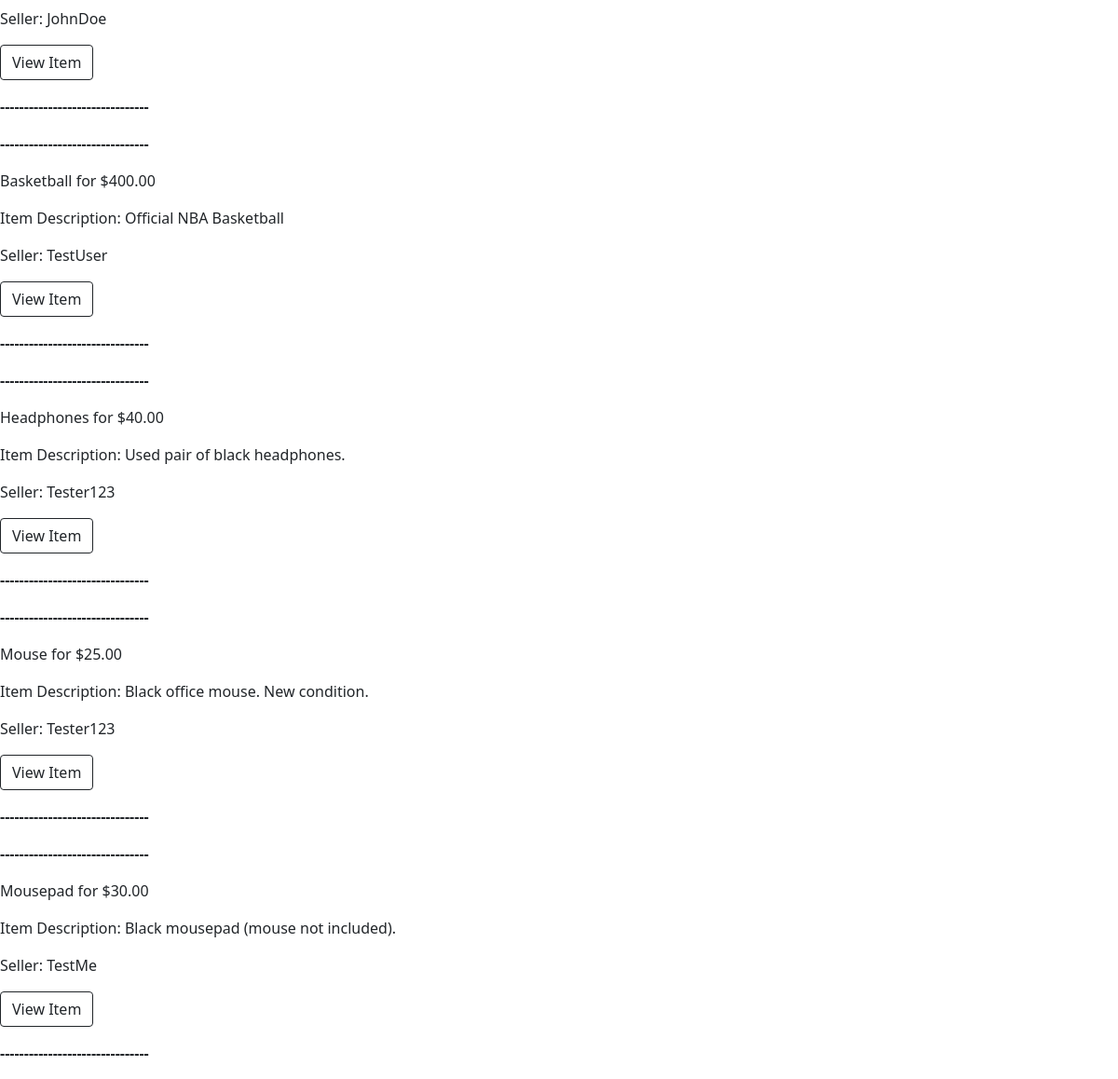
The page /see_all_items (signed in, lower part) on the database as committed earlier.
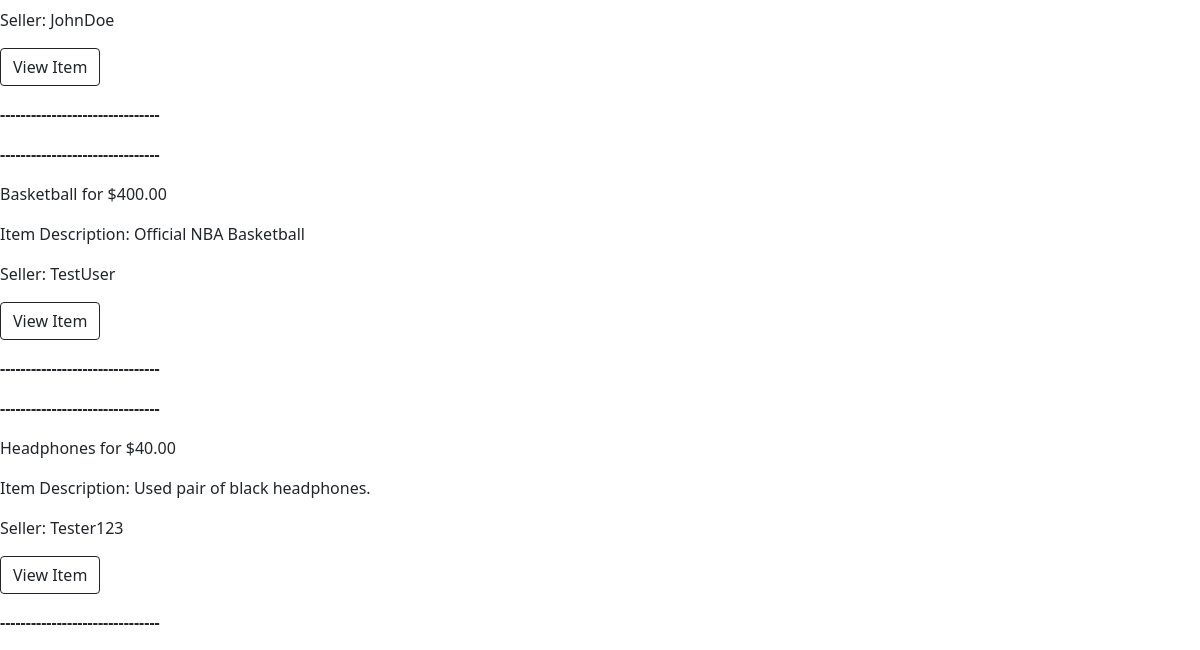
The same page on the database as committed later.
### app/models.py (models this page shows)
class Item(db.Model):
 id = db.Column(db.Integer, primary_key = True)
 name = db.Column(db.String(128))
 price = db.Column(db.Float)
 image = db.Column(db.String(256)) #changed from LargeBinary to String--this will be the name of the image
 description = db.Column(db.String(256))
 user_seller_name = db.Column(db.String, db.ForeignKey('user.username'))

### app/routes.py (the view)
@appObj.route('/see_all_items', methods =  ['GET', 'POST'])
@login_required
def see_all_items():
 items = Item.query.all()
 return render_template('see_all_items.html', items = items)

### app/models.py (called while the page is built)
@login.user_loader
def load_user(id):
 return User.query.get(int(id))

### app/templates/see_all_items.html (shortened to what this page needs)
<!doctype html>
<html lang="en">
  <head>
     <link href="https://cdn.jsdelivr.net/npm/bootstrap@5.0.2/dist/css/bootstrap.min.css" rel="stylesheet">
    <body>
    <body>
<main>
  <br>
  <br>
  {% for item in items %}
     <p><b> ------------------------------- </b></p>
     <p> {{item.name}} for {{"$%.2f"|format(item.price)}} </p>
     <p> Item Description: {{item.description}} </p>
     <p> Seller: {{item.user_seller_name}} </p>
     <p> <a class="btn btn-outline-dark" href={{item.id}} role="button">View Item </a></p>
     <p> <b> ------------------------------- </b></p>
    {% endfor %}
</main>
  </body>
</html>

Rows that differ between the two databases and show on the page:
removed Item: name "Mouse", price "$25.00", description "Black office mouse. New condition.", user_seller_name "Tester123"
removed Item: name "Mousepad", price "$30.00", description "Black mousepad (mouse not included).", user_seller_name "TestMe"
